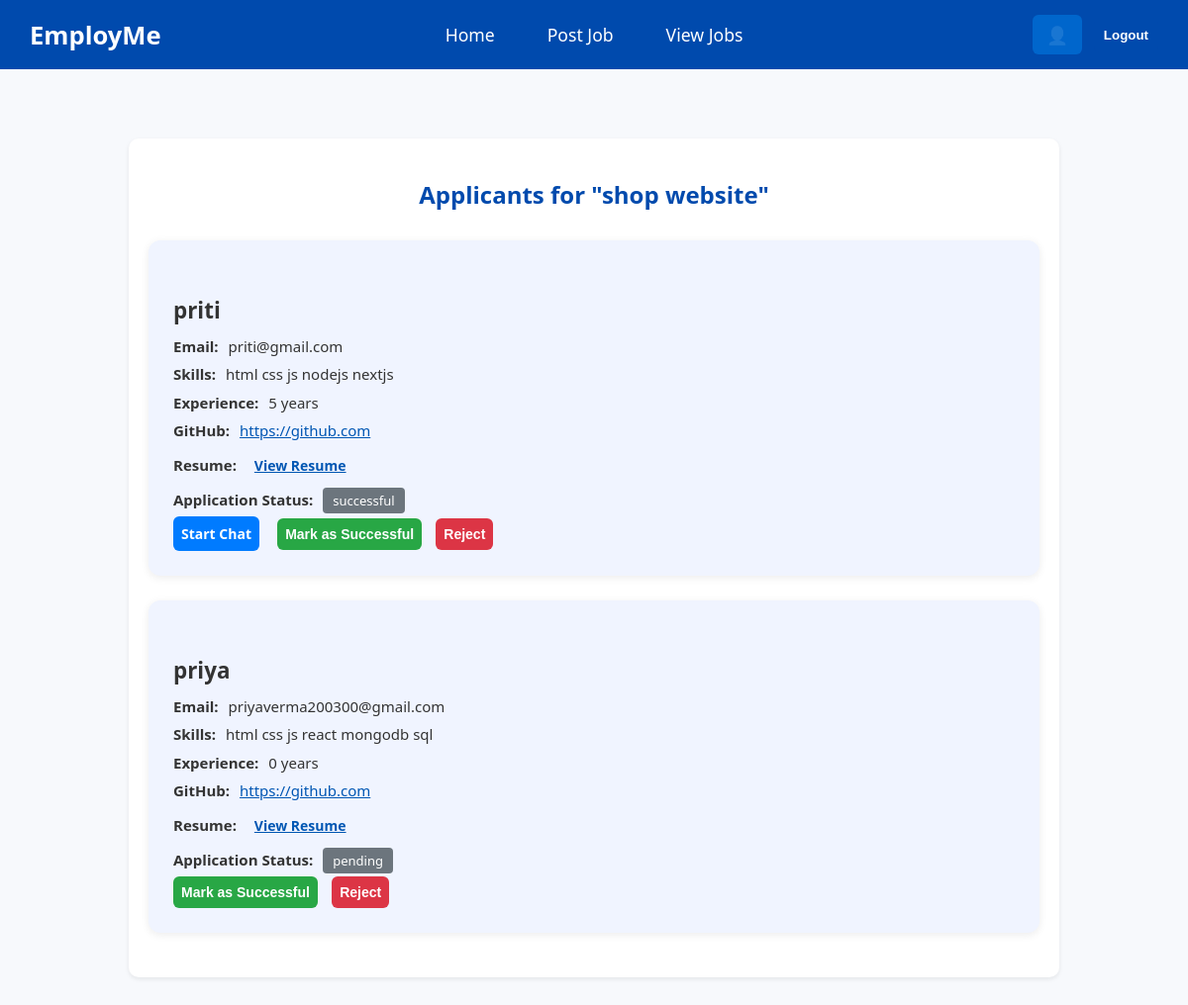
Screenshot of /job/5/applicants/ (signed in) with the database file from the repository.
### app/models.py (models this page shows, shortened)
class Job(models.Model):
    CATEGORY_CHOICES = (
        ('Website', 'Website'),
        ('App', 'App'),
        ('Tutoring', 'Tutoring'),
    )
    title = models.CharField(max_length=200)
    description = models.TextField()
    category = models.CharField(max_length=100,choices=CATEGORY_CHOICES)
    budget = models.DecimalField(max_digits=10, decimal_places=2)
    posted_by = models.ForeignKey(User, on_delete=models.CASCADE)
    posted_at = models.DateTimeField(auto_now_add=True)

class JobApplication(models.Model):
    job = models.ForeignKey(Job, on_delete=models.CASCADE)
    developer = models.ForeignKey(User, on_delete=models.CASCADE)
    status = models.CharField(max_length=20, choices=[
        ('pending', 'Pending'),
        ('approved', 'Approved'),
        ('declined', 'Declined'),
        ('successful', 'Successful'),
        ('rejected', 'Rejected'),
    ], default='pending')
    applied_at = models.DateTimeField(auto_now_add=True)

class Profile(models.Model):
    ROLE_CHOICES = (
        ('developer', 'Developer'),
        ('shop_owner', 'Shop Owner'),
    )
    user = models.OneToOneField(User, on_delete=models.CASCADE)
    role = models.CharField(max_length=20, choices=ROLE_CHOICES)
    skills = models.TextField(blank=True)
    experience = models.TextField(blank=True)  # Matches form now
    github = models.URLField(blank=True)
    resume = models.FileField(upload_to='resumes/', null=True, blank=True)

### app/views.py (the view)
# urls.py: path('job/<int:job_id>/applicants/', views.view_applicants, name='view_applicants'),
@login_required
def view_applicants(request, job_id):
    job = get_object_or_404(Job, id=job_id)
    applications = JobApplication.objects.filter(job=job)
    return render(request, 'app/view_applicants.html', {
        'job': job,
        'applications': applications
    })

### app/templates/app/view_applicants.html (shortened to what this page needs)
{% extends 'app/base.html' %}
{% block content %}
<div class="container">
  <h2>Applicants for "{{ job.title }}"</h2>
  {% for app in applications %}
    <div class="applicant-card">
      <h4>{{ app.developer.first_name|default:app.developer.username }}</h4>
      <p><strong>Email:</strong> {{ app.developer.email }}</p>
      <p><strong>Skills:</strong> {{ app.developer.profile.skills }}</p>
      <p><strong>Experience:</strong> {{ app.developer.profile.experience }} years</p>
      <p><strong>GitHub:</strong>
        <a href="{{ app.developer.profile.github }}" target="_blank">{{ app.developer.profile.github }}</a>
      </p>
      <p><strong>Resume:</strong>
        {% if app.developer.profile.resume %}
          <a href="{{ app.developer.profile.resume.url }}" class="btn btn-info" download>View Resume</a>
        {% else %}
          <span class="text-danger">No resume uploaded</span>
        {% endif %}
      </p>
      <p><strong>Application Status:</strong>
        <span class="badge">{{ app.status }}</span>
      </p>
      {% if app.status == "successful" %}
        <a href="{% url 'start_chat' app.developer.id %}" class="btn primary" style="text-decoration: none;margin-right: 1em;">Start Chat</a>
      {% endif %}
      {% if request.user == job.posted_by %}
        <form method="post" action="{% url 'finalize_job' app.id 'successful' %}" style="display:inline;">
          <button type="submit" class="btn btn-success">Mark as Successful</button>
        </form>
        <form method="post" action="{% url 'finalize_job' app.id 'rejected' %}" style="display:inline;">
          <button type="submit" class="btn btn-danger">Reject</button>
        </form>
      {% endif %}
    </div>
  {% empty %}
    <p class="no-applicants">No applicants found.</p>
  {% endfor %}
</div>
{% endblock %}

### app/static/css/styles.css (style rules this page uses)
body { font-family: 'Segoe UI', sans-serif; margin: 0; padding: 0; background-color: #f7f9fc; color: #333; }
.container, .message { background: white; border-radius: 10px; padding: 2rem; box-shadow: 0 2px 5px rgba(0,0,0,0.08); margin-bottom: 30px; }
button.btn-danger { background-color: #dc3545; color: white; transition: 1s; }
h2 { color: #004aad; text-align: center; margin-bottom: 20px; }
form { display: flex; flex-direction: column; gap: 15px; }
button { background-color: #004aad; color: white; padding: 10px; border: none; border-radius: 6px; font-weight: bold; width: fit-content; cursor: pointer; transition: background-color 0.3s ease; }
.btn { display: inline-block; padding: 8px 24px; border-radius: 6px; text-decoration: none; font-weight: 600; font-size: 0.95rem; transition: 0.3s ease; }
.btn.primary { background-color: #007bff; color: white; }

### app/templates/app/view_applicants.html (style rules this page uses)
.container { max-width: 900px; margin: 40px auto; padding: 20px; }
h2 { text-align: center; color: #004aad; font-weight: bold; margin-bottom: 30px; }
.applicant-card { background-color: #f0f4ff; border-radius: 12px; padding: 25px; margin-bottom: 25px; box-shadow: 0 2px 8px rgba(0, 0, 0, 0.08); }
.applicant-card h4 { margin-bottom: 10px; font-size: 1.4rem; font-weight: bold; color: #333; }
.applicant-card p { margin: 6px 0; font-size: 15px; }
.applicant-card a { color: #0056b3; text-decoration: underline; }
.btn { padding: 8px; font-size: 14px; border-radius: 6px; cursor: pointer; border: none; }
.btn-success { background-color: #28a745; color: white; margin-right: 10px; }
.btn-danger { background-color: #dc3545; color: white; }
strong { margin-right: 0.4em; line-height: 1.5em; }
.badge { background-color: #6c757d; color: white; font-size: 13px; padding: 4px 10px; border-radius: 4px; }

### rows the page displays
Job: title "shop website"
JobApplication: developer.first_name "priti", developer.email "priti@gmail.com", developer.profile.skills "html css js nodejs nextjs", developer.profile.experience "5", developer.profile.github "https://github.com", status "successful", shows "Start Chat"
JobApplication: developer.first_name "priya", developer.email "priyaverma200300@gmail.com", developer.profile.skills "html css js react mongodb sql", developer.profile.experience "0", developer.profile.github "https://github.com", status "pending"
